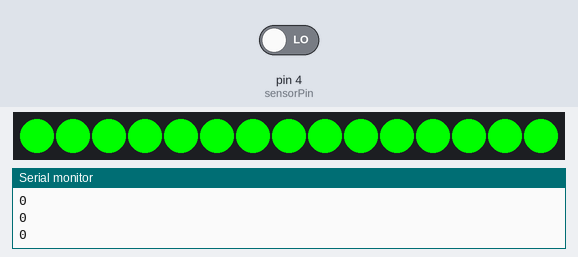
A sketch run on a simulated Arduino Uno, built with avr-gcc and run on an emulated ATmega328P. Shown: 15 RGB LEDs in strip order, left to right, the last lines printed to the serial monitor. Inputs (shaded band) come from the test bench; at power-on: pin 4 (sensorPin) LOW.

Above: at 2.3 s.
2.4 s: pin 4 (sensorPin) driven HIGH
At 4.3 s:
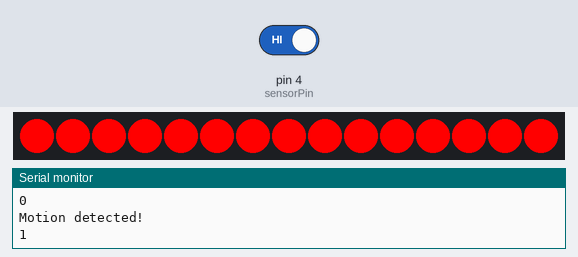
4.7 s: pin 4 (sensorPin) driven LOW
At 5.39 s:
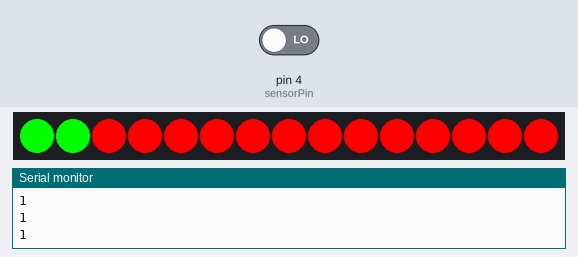
Timing chart, 0 to 7.7 s (numbered marks = the images above; inputs shaded):
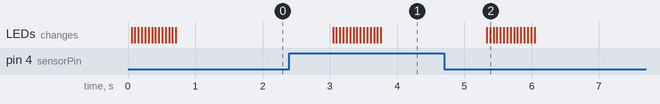

Measured:
- after the input at 2.4 s, the LEDs: first change after 0.65 s (image 1 shows a later state)
- after the input at 4.7 s, the LEDs: first change after 0.63 s (image 2 shows a later state)

The sketch:

Strand_PIR.ino
```cpp
#include <Adafruit_NeoPixel.h>
// pin 2 sur data in
// gnd arduino sur gnd strand

#define PIN 2

int sensorPin = 4;    // select the input pin for the potentiometer
int val = 0;  // variable to store the value coming from the sensor
boolean flag = true;
int pirState = LOW;
// Parameter 1 = number of pixels in strip
// Parameter 2 = pin number (most are valid)
// Parameter 3 = pixel type flags, add together as needed:
//   NEO_KHZ800  800 KHz bitstream (most NeoPixel products w/WS2812 LEDs)
//   NEO_KHZ400  400 KHz (classic 'v1' (not v2) FLORA pixels, WS2811 drivers)
//   NEO_GRB     Pixels are wired for GRB bitstream (most NeoPixel products)
//   NEO_RGB     Pixels are wired for RGB bitstream (v1 FLORA pixels, not v2)
Adafruit_NeoPixel strip = Adafruit_NeoPixel(15, PIN, NEO_GRB + NEO_KHZ800);

void setup() {
  pinMode(sensorPin, INPUT);
  Serial.begin(9600);
  strip.begin();
  strip.show(); // Initialize all pixels to 'off'
}

void loop() {

  // Some example procedures showing how to display to the pixels:
  //colorWipe(strip.Color(255, 0, 0), 50); // Red
  //colorWipe(strip.Color(0, 255, 0), 50); // Green
  //colorWipe(strip.Color(0, 0, 255), 50); // Blue
  //rainbow(20);
  //rainbowCycle(20);
  Serial.println(val);
  val = digitalRead(sensorPin);  // read input value
  if (val == HIGH)
  {            // check if the input is HIGH
    colorWipe(strip.Color(255, 0, 0), 50); // Red
    if (pirState == LOW)
    {      // we have just turned on
      Serial.println("Motion detected!");      // We only want to print on the output change, not state
      pirState = HIGH;
    }
  }
  else
  {
    colorWipe(strip.Color(0, 255, 0), 50); // Green
    if (pirState == HIGH)
    {      // we have just turned of
      Serial.println("Motion ended!");      // We only want to print on the output change, not state
      pirState = LOW;
    }
  }
}

// Fill the dots one after the other with a color
void colorWipe(uint32_t c, uint8_t wait) {
  for(uint16_t i=0; i<strip.numPixels(); i++) {
      strip.setPixelColor(i, c);
      strip.show();
      delay(wait);
  }
}

void rainbow(uint8_t wait) {
  uint16_t i, j;

  for(j=0; j<256; j++) {
    for(i=0; i<strip.numPixels(); i++) {
      strip.setPixelColor(i, Wheel((i+j) & 255));
    }
    strip.show();
    delay(wait);
  }
}

// Slightly different, this makes the rainbow equally distributed throughout
void rainbowCycle(uint8_t wait) {
  uint16_t i, j;

  for(j=0; j<256*5; j++) { // 5 cycles of all colors on wheel
    for(i=0; i< strip.numPixels(); i++) {
      strip.setPixelColor(i, Wheel(((i * 256 / strip.numPixels()) + j) & 255));
    }
    strip.show();
    delay(wait);
  }
}

// Input a value 0 to 255 to get a color value.
// The colours are a transition r - g - b - back to r.
uint32_t Wheel(byte WheelPos) {
  if(WheelPos < 85) {
   return strip.Color(WheelPos * 3, 255 - WheelPos * 3, 0);
  } else if(WheelPos < 170) {
   WheelPos -= 85;
   return strip.Color(255 - WheelPos * 3, 0, WheelPos * 3);
  } else {
   WheelPos -= 170;
   return strip.Color(0, WheelPos * 3, 255 - WheelPos * 3);
  }
}
```
